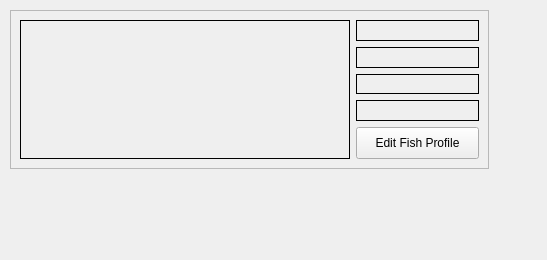
<?xml version="1.0" encoding="UTF-8"?>
<ui version="4.0">
 <class>fishListing</class>
 <widget class="QWidget" name="fishListing">
  <property name="geometry">
   <rect>
    <x>0</x>
    <y>0</y>
    <width>547</width>
    <height>260</height>
   </rect>
  </property>
  <property name="sizePolicy">
   <sizepolicy hsizetype="Preferred" vsizetype="Preferred">
    <horstretch>0</horstretch>
    <verstretch>0</verstretch>
   </sizepolicy>
  </property>
  <property name="windowTitle">
   <string>Form</string>
  </property>
  <widget class="QFrame" name="gridFrame">
   <property name="geometry">
    <rect>
     <x>10</x>
     <y>10</y>
     <width>471</width>
     <height>150</height>
    </rect>
   </property>
   <property name="sizePolicy">
    <sizepolicy hsizetype="Preferred" vsizetype="Preferred">
     <horstretch>0</horstretch>
     <verstretch>0</verstretch>
    </sizepolicy>
   </property>
   <property name="minimumSize">
    <size>
     <width>471</width>
     <height>150</height>
    </size>
   </property>
   <property name="baseSize">
    <size>
     <width>471</width>
     <height>151</height>
    </size>
   </property>
   <property name="frameShape">
    <enum>QFrame::StyledPanel</enum>
   </property>
   <layout class="QGridLayout" name="gridLayout">
    <property name="sizeConstraint">
     <enum>QLayout::SetFixedSize</enum>
    </property>
    <item row="0" column="1">
     <widget class="QLabel" name="FishName">
      <property name="minimumSize">
       <size>
        <width>123</width>
        <height>20</height>
       </size>
      </property>
      <property name="frameShape">
       <enum>QFrame::Box</enum>
      </property>
      <property name="text">
       <string/>
      </property>
     </widget>
    </item>
    <item row="2" column="1">
     <widget class="QLabel" name="FishLocation">
      <property name="minimumSize">
       <size>
        <width>123</width>
        <height>20</height>
       </size>
      </property>
      <property name="frameShape">
       <enum>QFrame::Box</enum>
      </property>
      <property name="text">
       <string/>
      </property>
     </widget>
    </item>
    <item row="4" column="1">
     <widget class="QPushButton" name="EditFishProfile">
      <property name="sizePolicy">
       <sizepolicy hsizetype="Fixed" vsizetype="Fixed">
        <horstretch>0</horstretch>
        <verstretch>0</verstretch>
       </sizepolicy>
      </property>
      <property name="minimumSize">
       <size>
        <width>123</width>
        <height>32</height>
       </size>
      </property>
      <property name="text">
       <string>Edit Fish Profile</string>
      </property>
     </widget>
    </item>
    <item row="3" column="1">
     <widget class="QLabel" name="FishBio">
      <property name="minimumSize">
       <size>
        <width>123</width>
        <height>20</height>
       </size>
      </property>
      <property name="frameShape">
       <enum>QFrame::Box</enum>
      </property>
      <property name="text">
       <string/>
      </property>
     </widget>
    </item>
    <item row="1" column="1">
     <widget class="QLabel" name="FishSpecies">
      <property name="minimumSize">
       <size>
        <width>123</width>
        <height>20</height>
       </size>
      </property>
      <property name="frameShape">
       <enum>QFrame::Box</enum>
      </property>
      <property name="text">
       <string/>
      </property>
     </widget>
    </item>
    <item row="0" column="0" rowspan="5">
     <widget class="QLabel" name="FisPic">
      <property name="sizePolicy">
       <sizepolicy hsizetype="Preferred" vsizetype="Fixed">
        <horstretch>0</horstretch>
        <verstretch>0</verstretch>
       </sizepolicy>
      </property>
      <property name="minimumSize">
       <size>
        <width>330</width>
        <height>139</height>
       </size>
      </property>
      <property name="frameShape">
       <enum>QFrame::Box</enum>
      </property>
      <property name="text">
       <string/>
      </property>
     </widget>
    </item>
   </layout>
  </widget>
 </widget>
 <resources/>
 <connections/>
</ui>
